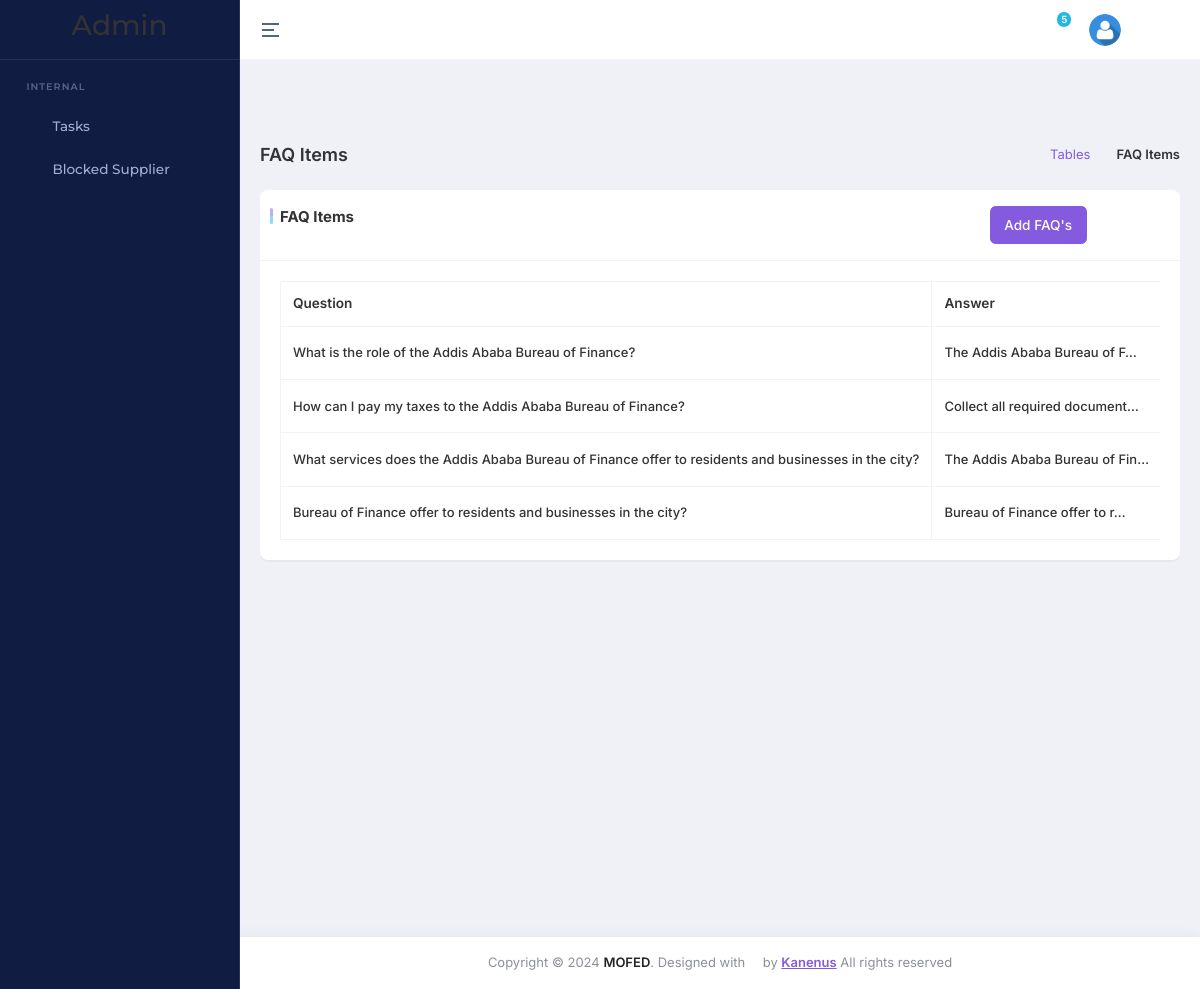
/dashboard/faq_list/, run on the app's committed database.
### dashboard/models.py (models this page shows, shortened)
class FAQ(models.Model):
    question = models.CharField(max_length=255)
    answer = models.TextField()

### dashboard/views.py (the view)
# urls.py: path('faq_list/', faq_list, name='faq_list'),
def faq_list(request):
    faqs = FAQ.objects.all()
    return render(request, 'faqs_list.html', {'faqs': faqs})

### core/context_processors.py (called while the page is built)
def recent_news_mega(request):
    recent_news = NewsArticle.objects.order_by('-created_at')
    recent_news  = recent_news[:4] if recent_news else recent_news
    return {'recent_news_mega':recent_news}

def stgs(request):
    contact_info = ContactInfo.objects.first()
    quick_links = QuickLink.objects.all()
    pages = Pages.objects.first()
    return {
        'contact_info': contact_info,  # Include footer data in context
        'quick_links': quick_links,  # Include footer data in context
        'stg':Settings.objects.first(),
        'pages': pages
    }

### dashboard/templates/faqs_list.html (shortened to what this page needs)
{% extends 'base_new_admin.html' %}
{% load static %}
{% block main %}
    <div class="main-content app-content">
        <div class="container-fluid">
            <div class="d-md-flex d-block align-items-center justify-content-between my-4 page-header-breadcrumb">
                <h1 class="page-title fw-semibold fs-18 mb-0">FAQ Items</h1>
                <div class="ms-md-1 ms-0">
                    <nav>
                        <ol class="breadcrumb mb-0">
                            <li class="breadcrumb-item"><a href="javascript:void(0);">Tables</a></li>
                            <li class="breadcrumb-item active" aria-current="page">FAQ Items</li>
                        </ol>
                    </nav>
                </div>
            </div>
            <div class="row">
                <div class="col-xl-12">
                    <div class="card custom-card">
                        <div class="card-header">
                            <div class="col-lg-11">
                                <div class="card-title">
                                    FAQ Items
                                    <a href="{% url 'add_FAQ' %}" class="btn btn-primary float-end">Add FAQ's </a>
                                </div>
                            </div>
                        </div>
                        <div class="card-body">
                            <div class="table-responsive">
                                <table id="datatable-basic" class="table table-bordered text-nowrap w-100 datatable">
                                    <thead>
                                        <tr>
                                            <th>Question</th>
                                            <th>Answer</th>
                                        </tr>
                                    </thead>
                                    <tbody>
                                        {% for faq in faqs %}
                                        <tr>
                                            <td>{{ faq.question }}</td>
                                            <td>{{ faq.answer|truncatechars:30 }}</td>
                                        </tr>
                                        {% endfor %}
                                    </tbody>
                                </table>
                            </div>
                        </div>
                    </div>
                </div>
            </div>
        </div>
    </div>
{% endblock %}

### data on the page
FAQ: question "What is the role of the Addis Ababa Bureau of Finance?", answer "The Addis Ababa Bureau of F…"
FAQ: question "How can I pay my taxes to the Addis Ababa Bureau of Finance?", answer "Collect all required document…"
FAQ: question "What services does the Addis Ababa Bureau of Finance offer to residents and businesses in the city?", answer "The Addis Ababa Bureau of Fin…"
FAQ: question "Bureau of Finance offer to residents and businesses in the city?", answer "Bureau of Finance offer to r…"
